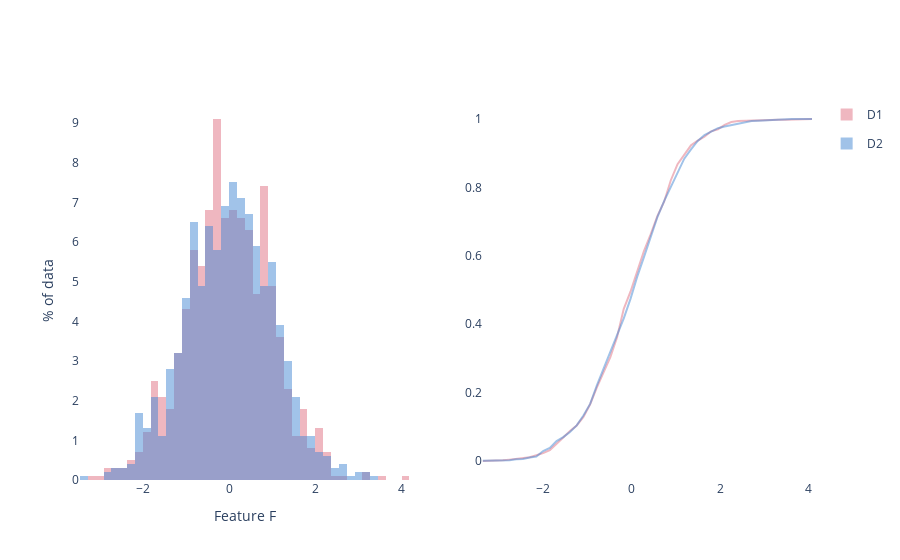

Notebook cell for this chart:
### Code cell
f0 = np.random.randn(1000)
f1 = np.random.randn(1000)

data_dict = {
    'D1': f0,
    'D2': f1,
}

fig = plot_histograms(data_dict, xaxis_title='Feature F', yaxis_title='% of data', nbins=40, plot_cdf=True)
print(calc_wasserstein(data_dict, normalize=True))

### Figure 1 — Plotly figure (JSON) as saved in the notebook; plotly's stock layout.template omitted (floating-point values rounded to 4 significant figures; data arrays with more than 128 entries replaced by an {"elided": "..."} marker saying what was removed)
{"data": [{"histnorm": "percent", "legendgroup": "D1", "marker": {"color": "#E07182"}, "name": "D1", "opacity": 0.5, "type": "histogram", "x": {"elided": "1000 float values"}, "xaxis": "x", "xbins": {"size": 0.1816}, "yaxis": "y"}, {"legendgroup": "D1", "marker": {"color": "#E07182"}, "mode": "lines", "name": "D1", "opacity": 0.5, "showlegend": false, "type": "scatter", "x": [-3.376, -3.224, -3.072, -2.92, -2.768, -2.616, -2.464, -2.312, -2.16, -2.008, -1.856, -1.703, -1.551, -1.399, -1.247, -1.095, -0.9431, -0.791, -0.6389, -0.4869, -0.3348, -0.1827, -0.03062, 0.1215, 0.2735, 0.4256, 0.5777, 0.7298, 0.8819, 1.034, 1.186, 1.338, 1.49, 1.642, 1.794, 1.946, 2.098, 2.251, 2.403, 2.555, 2.707, 2.859, 3.011, 3.163, 3.315, 3.467, 3.619, 3.771, 3.923, 4.076], "xaxis": "x2", "y": [0, 0, 0.001, 0.002, 0.004, 0.006, 0.009, 0.011, 0.017, 0.023, 0.032, 0.052, 0.069, 0.088, 0.104, 0.129, 0.166, 0.215, 0.259, 0.304, 0.362, 0.445, 0.495, 0.557, 0.614, 0.663, 0.716, 0.758, 0.821, 0.868, 0.897, 0.923, 0.937, 0.948, 0.964, 0.97, 0.983, 0.991, 0.994, 0.995, 0.996, 0.996, 0.996, 0.997, 0.998, 0.998, 0.999, 0.999, 0.999, 1], "yaxis": "y2"}, {"histnorm": "percent", "legendgroup": "D2", "marker": {"color": "#4487D3"}, "name": "D2", "opacity": 0.5, "type": "histogram", "x": {"elided": "1000 float values"}, "xaxis": "x", "xbins": {"size": 0.1816}, "yaxis": "y"}, {"legendgroup": "D2", "marker": {"color": "#4487D3"}, "mode": "lines", "name": "D2", "opacity": 0.5, "showlegend": false, "type": "scatter", "x": [-3.376, -3.224, -3.072, -2.92, -2.768, -2.616, -2.464, -2.312, -2.16, -2.008, -1.856, -1.703, -1.551, -1.399, -1.247, -1.095, -0.9431, -0.791, -0.6389, -0.4869, -0.3348, -0.1827, -0.03062, 0.1215, 0.2735, 0.4256, 0.5777, 0.7298, 0.8819, 1.034, 1.186, 1.338, 1.49, 1.642, 1.794, 1.946, 2.098, 2.251, 2.403, 2.555, 2.707, 2.859, 3.011, 3.163, 3.315, 3.467, 3.619, 3.771, 3.923, 4.076], "xaxis": "x2", "y": [0.001, 0.001, 0.001, 0.001, 0.002, 0.005, 0.006, 0.01, 0.013, 0.029, 0.038, 0.058, 0.07, 0.085, 0.104, 0.133, 0.167, 0.221, 0.269, 0.316, 0.366, 0.417, 0.474, 0.539, 0.596, 0.657, 0.713, 0.76, 0.801, 0.84, 0.884, 0.911, 0.936, 0.953, 0.962, 0.973, 0.978, 0.982, 0.987, 0.99, 0.994, 0.995, 0.996, 0.999, 0.999, 1, 1, 1, 1, 1], "yaxis": "y2"}], "layout": {"barmode": "overlay", "hoverlabel": {"align": "right"}, "hovermode": "x", "paper_bgcolor": "white", "plot_bgcolor": "white", "title": {}, "xaxis": {"anchor": "y", "domain": [0, 0.45], "showgrid": false, "title": {"text": "Feature F"}}, "xaxis2": {"anchor": "y2", "domain": [0.55, 1]}, "yaxis": {"anchor": "x", "domain": [0, 1], "showgrid": false, "title": {"text": "% of data"}}, "yaxis2": {"anchor": "x2", "domain": [0, 1]}}}
